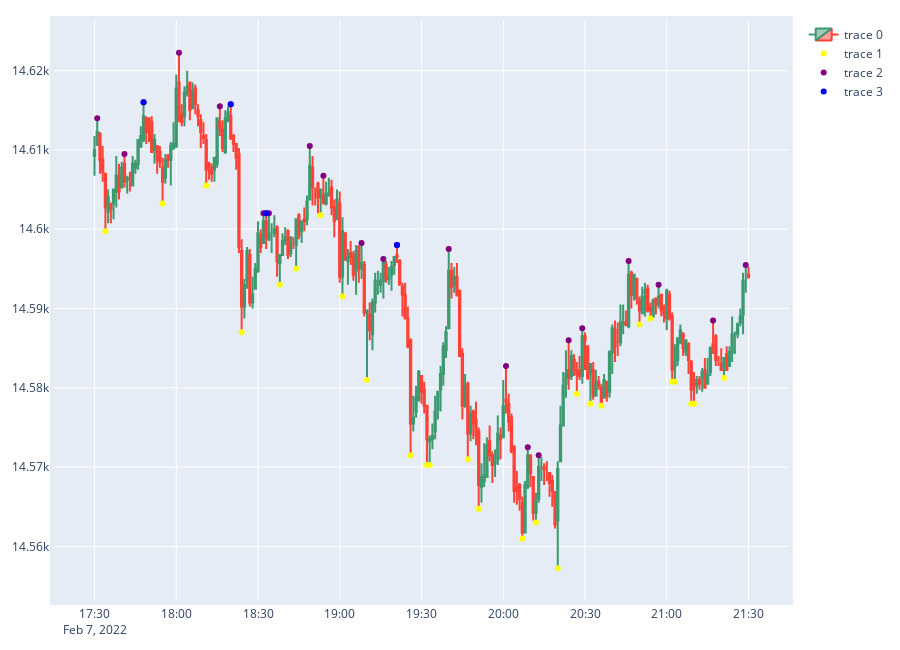

The code cell stored with this chart in its notebook:
### Code cell
fig = make_subplots(
    rows=1,
    vertical_spacing=0.02,
    shared_xaxes=True,
    specs=[
        [{}],
    ],
    row_heights=[7],
)
fig.add_trace(
    go.Candlestick(
        x=df['PxDataCol.DATE'],
        open=df['PxDataCol.OPEN'],
        high=df['PxDataCol.HIGH'],
        low=df['PxDataCol.LOW'],
        close=df['PxDataCol.CLOSE'],
    ),
    row=1,
    col=1,
)
fig.add_trace(
    go.Scatter(
        x=df["PxDataCol.DATE"],
        y=df["Wave Min"],
        mode="markers",
        marker=dict(
            color="yellow"
        ),
    ),
    row=1,
    col=1,
)
fig.add_trace(
    go.Scatter(
        x=df["PxDataCol.DATE"],
        y=df["Wave Max"],
        mode="markers",
        marker=dict(
            color="purple"
        ),
    ),
    row=1,
    col=1,
)
fig.add_trace(
    go.Scatter(
        x=df2["date"],
        y=df2["dot"],
        mode="markers",
        marker=dict(
            color="blue"
        ),
    ),
    row=1,
    col=1,
)
fig.update_layout(
    margin={"l": 20, "r": 20, "b": 20, "t": 20, "pad": 4},
    height=650,
    xaxis_rangeslider_visible=False,
)
fig.show()

### Figure 1 — Plotly figure (JSON) as saved in the notebook; plotly's stock layout.template omitted (floating-point values rounded to 4 significant figures; data arrays with more than 128 entries replaced by an {"elided": "..."} marker saying what was removed)
{"data": [{"close": {"elided": "241 float values"}, "high": {"elided": "241 float values"}, "low": {"elided": "241 float values"}, "open": {"elided": "241 float values"}, "x": {"elided": "241 str values"}, "type": "candlestick", "xaxis": "x", "yaxis": "y"}, {"marker": {"color": "yellow"}, "mode": "markers", "x": {"elided": "241 str values"}, "y": {"elided": "241 float values"}, "type": "scatter", "xaxis": "x", "yaxis": "y"}, {"marker": {"color": "purple"}, "mode": "markers", "x": {"elided": "241 str values"}, "y": {"elided": "241 float values"}, "type": "scatter", "xaxis": "x", "yaxis": "y"}, {"marker": {"color": "blue"}, "mode": "markers", "x": ["2022-02-07 17:48:00-06:00", "2022-02-07 18:20:00-06:00", "2022-02-07 18:33:00-06:00", "2022-02-07 19:21:00-06:00"], "y": [14620.0, 14620.0, 14600.0, 14600.0], "type": "scatter", "xaxis": "x", "yaxis": "y"}], "layout": {"xaxis": {"anchor": "y", "domain": [0.0, 1.0], "rangeslider": {"visible": false}}, "yaxis": {"anchor": "x", "domain": [0.0, 1.0]}, "margin": {"l": 20, "r": 20, "b": 20, "t": 20, "pad": 4}, "height": 650}}
